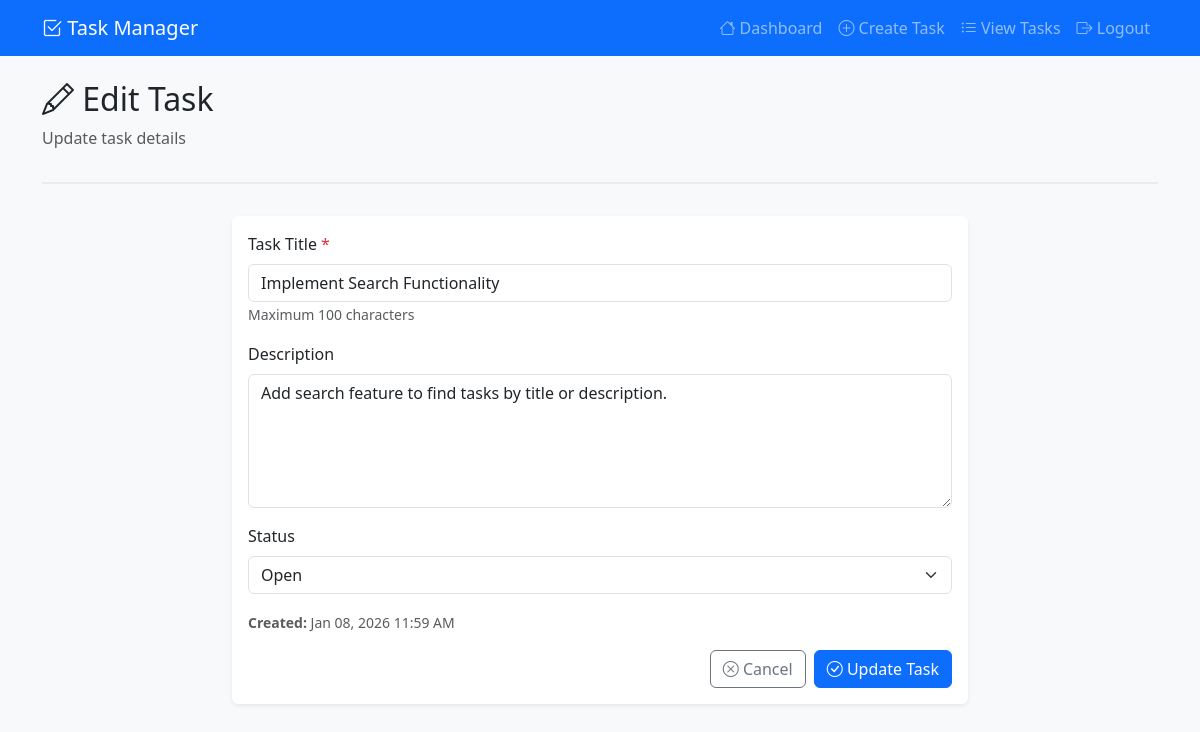
The page /tasks/edit.php?id=7 (signed in) on the database its author committed.
### tables this page shows
CREATE TABLE IF NOT EXISTS tasks (
    id INT AUTO_INCREMENT PRIMARY KEY,
    title VARCHAR(100) NOT NULL,
    description TEXT,
    status VARCHAR(20) DEFAULT 'Open',
    created_by INT NOT NULL,
    created_at TIMESTAMP DEFAULT CURRENT_TIMESTAMP,
    updated_at TIMESTAMP DEFAULT CURRENT_TIMESTAMP ON UPDATE CURRENT_TIMESTAMP,
    FOREIGN KEY (created_by) REFERENCES users(id) ON DELETE CASCADE,
    INDEX idx_status (status),
    INDEX idx_created_by (created_by),
    INDEX idx_created_at (created_at)
);

### tasks/edit.php (the view, shortened to what this page needs)
<?php
require_once '../config/db.php';
$user_id = $_SESSION['user_id'];
$task_id = $_GET['id'] ?? 0;
$stmt = $conn->prepare("SELECT * FROM tasks WHERE id = ? AND created_by = ?");
$stmt->bind_param("ii", $task_id, $user_id);
$stmt->execute();
$result = $stmt->get_result();
$task = $result->fetch_assoc();
include '../includes/header.php';
?>
<div class="page-header">
    <h2><i class="bi bi-pencil"></i> Edit Task</h2>
    <p class="text-muted">Update task details</p>
</div>
<div class="row">
    <div class="col-md-8 mx-auto">
        <div class="card">
            <div class="card-body">
                <form method="POST" action="">
                    <div class="mb-3">
                        <label for="title" class="form-label">Task Title <span class="text-danger">*</span></label>
                        <input
                            type="text"
                            class="form-control"
                            id="title"
                            name="title"
                            placeholder="Enter task title"
                            required
                            maxlength="100"
                            value="<?php echo htmlspecialchars($task['title']); ?>"
                        >
                        <small class="text-muted">Maximum 100 characters</small>
                    </div>
                    <div class="mb-3">
                        <label for="description" class="form-label">Description</label>
                        <textarea
                            class="form-control"
                            id="description"
                            name="description"
                            rows="5"
                            placeholder="Enter task description (optional)"
                        ><?php echo htmlspecialchars($task['description']); ?></textarea>
                    </div>
                    <div class="mb-3">
                        <label for="status" class="form-label">Status</label>
                        <select class="form-select" id="status" name="status">
                            <option value="Open" <?php echo $task['status'] == 'Open' ? 'selected' : ''; ?>>Open</option>
                        </select>
                    </div>
                    <div class="mb-3">
                        <small class="text-muted">
                            <strong>Created:</strong> <?php echo date('M d, Y h:i A', strtotime($task['created_at'])); ?>
                        </small>
                    </div>
                    <div class="d-grid gap-2 d-md-flex justify-content-md-end">
                        <a href="list.php" class="btn btn-outline-secondary">
                            <i class="bi bi-x-circle"></i> Cancel
                        </a>
                        <button type="submit" class="btn btn-primary">
                            <i class="bi bi-check-circle"></i> Update Task
                        </button>
                    </div>
                </form>
            </div>
        </div>
    </div>
</div>
<?php include '../includes/footer.php'; ?>

### assets/css/style.css (style rules this page uses)
body { background-color: #f8f9fa; font-family: 'Segoe UI', Tahoma, Geneva, Verdana, sans-serif; }
.card { box-shadow: 0 0.125rem 0.25rem rgba(0, 0, 0, 0.075); border: none; margin-bottom: 1.5rem; }
.btn { border-radius: 0.375rem; }
.page-header { margin-bottom: 2rem; padding-bottom: 1rem; border-bottom: 2px solid #e9ecef; }
.form-label { font-weight: 500; margin-bottom: 0.5rem; }

### rows shown on the page
tasks: title "Implement Search Functionality", description "Add search feature to find tasks by title or description.", status "Open", created_at "Jan 08, 2026 11:59 AM"
